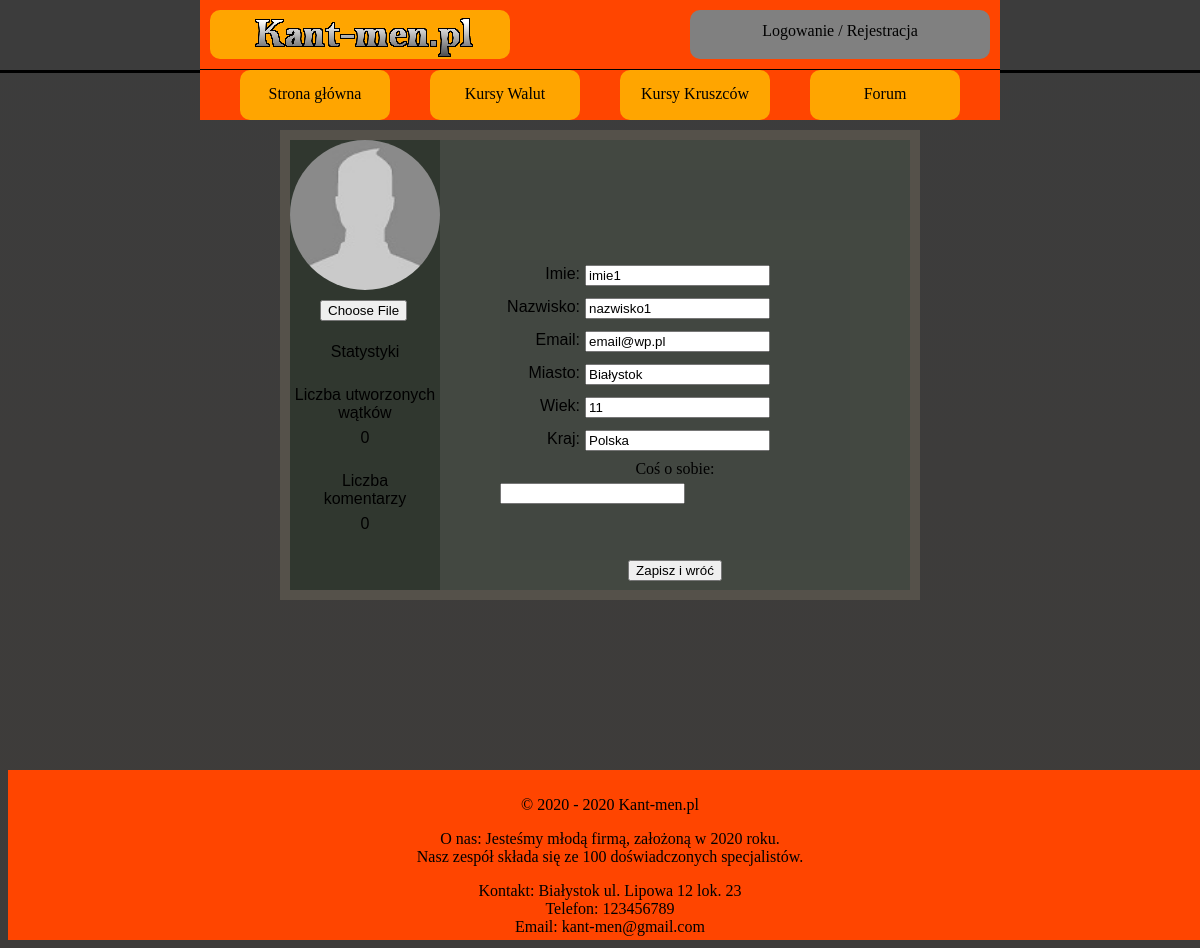
The page /edycjaProfilu.php?user=4 on the database its author committed.
### tables this page shows
CREATE TABLE `user` (
  `ID_USER` int(10) NOT NULL,
  `LOGIN` varchar(20) NOT NULL,
  `HASLO` char(255) NOT NULL,
  `IMIE` varchar(50) NOT NULL,
  `NAZWISKO` varchar(50) NOT NULL,
  `EMAIL` varchar(50) NOT NULL,
  `WIEK` int(10) NOT NULL,
  `MIASTO` varchar(50) NOT NULL,
  `KRAJ` varchar(50) NOT NULL,
  `OPIS_PROFILU` text DEFAULT NULL,
  `ZDJECIE` varchar(255) DEFAULT NULL,
  `STW_WATKI` int(10) NOT NULL DEFAULT 0,
  `LICZ_KOMENTARZY` int(10) NOT NULL DEFAULT 0,
  `UPRAWNIENIA` varchar(10) NOT NULL DEFAULT 'USER'
);

### edycjaProfilu.php (the view, shortened to what this page needs)
<?php
require_once "polaczeniezMySQL.php";
$polaczenie = @new mysqli($host,$db_user,$db_password,$db_name);
if($polaczenie->connect_errno!=0)
{
    echo "Error: ".$polaczenie->connect_errno;
}
else
{
$rezultat = $polaczenie->query("SELECT * FROM user WHERE ID_USER=" . $_GET['user']);
if (!$rezultat)
{
    throw new Exception($polaczenie->error);
}
else
{
$row = mysqli_fetch_array($rezultat);
?>
<!DOCTYPE HTML>
<html>
<head>
    <link href="CSS/styleGlowne.css" rel="stylesheet" type="text/css">
    <link href="CSS/styleProfilowe.css" rel="stylesheet" type="text/css">
</head>
<body>
<?php
include_once('rysowanieMenu.php');
?>
<main>
    <article class="artykol">
    <form method="post" enctype="multipart/form-data">
        <div class="lewybaner">
            <div class="pro_avatar">
                <?php
                if ($row['ZDJECIE'] != NULL) {
                    echo '<div class="p_avatar" style="background-image:url("../img/profile/' . $row['ZDJECIE'] . '");" alt="zdjecie profilowe" ><img src="img/profile/'.$row['ZDJECIE'].'" alt="zdjecie profilowe"/></div>';
                } else {
                    echo '<div class="p_avatar" alt="zmienilo" />';
                }
                ?>
            </div>
            <div class="pro_statystyki">
                <div class="staty2" id="zdjecie"><input type="file" name="zdjecie" accept=".jpg, .jpeg, .png"></div>
                <div class="staty2">Statystyki</div>
                <div class="staty2">Liczba utworzonych wątków</div>
                <div class="staty2"><?php echo $row['STW_WATKI']; ?></div>
                <div class="staty2">Liczba</br>komentarzy</div>
                <div class="staty2"><?php echo $row['LICZ_KOMENTARZY']; ?></div>
            </div>
        </div>
        <div class="prawybaner">
            <div class="pro_nicname">
            </div>
            <div class="pro_szczegolowe">
                <div class="lewy_szcz">
                    <div class="staty">Imie:</div>
                    <div class="staty">Nazwisko:</div>
                    <div class="staty">Email:</div>
                    <div class="staty">Miasto:</div>
                    <div class="staty">Wiek:</div>
                    <div class="staty">Kraj:</div>
                </div>
                <div class="prawy_szcz">
                <div class="staty" id="imie">
                    <?php $imie = $row['IMIE'];
                    echo '<input type="text" name="imie" value="'.$imie.'">'; ?>
                </div>
                <div class="staty" id="nazwisko">
                    <?php $nazwisko = $row['NAZWISKO'];
                    echo '<input type="text" name="nazwisko" value="'.$nazwisko.'">'; ?>
                </div>
                <div class="staty" id="email">
                    <?php $email = $row['EMAIL'];
                    echo '<input type="text" name="email" value="'.$email.'">'; ?>
                </div>
                <div class="staty" id="miasto">
                    <?php $miasto = $row['MIASTO'];
                    echo '<input type="text" name="miasto" value="'.$miasto.'">'; ?>
                </div>
                <div class="staty" id="wiek">
                    <?php $wiek = $row['WIEK'];
                    echo '<input type="text" name="wiek" value="'.$wiek.'">'; ?>
                </div>
                <div class="staty" id="kraj">
                    <?php $kraj = $row['KRAJ'];
                    echo '<input type="text" name="kraj" value="'.$kraj.'">'; ?>
                </div>
                </div>
                <div class="o_sobie">Coś o sobie:</div>
                <div class="staty-opis" id="opis">
                    <?php $opisProfilu = $row['OPIS_PROFILU'];
                    echo '<input type="textarea" name="opis" value="'.$opisProfilu.'">'; ?>
                </div>
            </div>
            <div class="edycjaProfilu"><input type="submit" value="Zapisz i wróć" name="edytuj_profil"></div>
        </div>
    </form>
    </article>
    <?php
    }
    }
    ?>
</main>
<?php
include_once('rysowanieStopki.php');
?>
</body>
</html>

### CSS/styleGlowne.css (style rules this page uses)
body { background-color: white; justify-content: center; align-items: center; }
main { background-color: white; margin-left: auto; margin-right: auto; width: 1000px; height: auto; margin-top: 130px; align-items: center; }

### CSS/styleProfilowe.css (style rules this page uses)
body { background-image: linear-gradient(#3c3c3c, #3e3c3a); }
main { margin-left: auto; margin-right: auto; width: 640px; padding: 0px 0px 0px 0px; margin-bottom: 170px; }
.artykol { background-color:rgb(85, 81, 74); position:relative; top: 0px; padding: 10px; }
.pro_avatar { position:relative; height: 150px; width: 150px; background-color: rgba(48, 56, 47, 0.98); }
.p_avatar { height: 150px; width: 150px; border-radius: 75px; background-image:url('../img/un.jpg'); background-size: 150px; }
.lewybaner { width: 150px; background-color: rgba(48, 56, 47, 0.98); height: 450px; float: left; }
.prawybaner { width: 470px; background-color: rgba(67, 72, 66, 0.98); height: 450px; float: left; text-align: center; }
.koniec,.o_sobie { clear: both; }
.pro_statystyki { width: 150px; background-color: rgba(48, 56, 47, 0.98); height: 300px; text-align: center; }
.pro_nicname { width: 470px; background-color: rgba(67, 72, 66, 0.98); height: 50px; margin: 30px 0px 0px 0px; text-align: center; font-family: Comic Sans MS,Impact,Arial,sans-serif; font-size: 30px; }
.pro_szczegolowe { width: 350px; background-color: rgba(67, 72, 66, 0.98); height: 300px; margin-top: 40px; margin-left: auto; margin-right: auto; text-align: left; }
.staty { margin: 0px 0px 10px 0px; font-family: Comic Sans MS,Impact,Arial,sans-serif; height: 23px; }
.staty2 { padding: 10px 0px 10px 0px; font-family: Comic Sans MS,Impact,Arial,sans-serif; height: 23px; }
.staty2 input { width: 90px; position: center; }
.lewy_szcz { width: 80px; height: 190px; background-color: rgba(67, 72, 66, 0.98); float: left; text-align: right; padding: 5px 0px 0px 0px; }
.prawy_szcz { background-color: rgba(67, 72, 66, 0.98); width: 265px; height: 190px; float: left; padding: 5px 0px 0px 5px; }
.o_sobie { text-align: center; padding: 5px; }

### rows shown on the page
user: STW_WATKI "0", LICZ_KOMENTARZY "0", imie "imie1", nazwisko "nazwisko1", email "email@wp.pl", miasto "Białystok", wiek "11", kraj "Polska"
